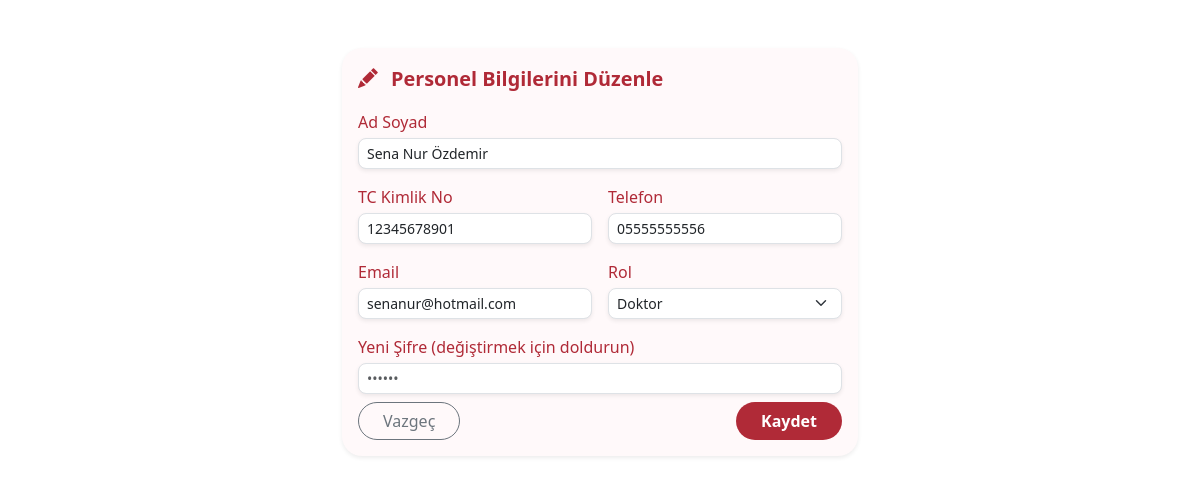
Screenshot of /index.php?page=personelEdit&id=2 (signed in) with the database file from the repository.
### tables this page shows
CREATE TABLE `users` (
  `id` int(11) NOT NULL,
  `full_name` varchar(255) NOT NULL,
  `tc_no` char(11) NOT NULL,
  `email` varchar(100) NOT NULL,
  `phone` varchar(15) NOT NULL,
  `password` varchar(255) NOT NULL,
  `role` enum('admin','sekreter','doktor','hasta') NOT NULL,
  `created_at` timestamp NOT NULL DEFAULT current_timestamp()
);

### controllers/PersonelController.php (called while the page is built, shortened)
<?php
require_once __DIR__ . '/../models/User.php';
class PersonelController
{
    public function personelEdit() {
        $id = $_GET['id'] ?? null;
        $model = new User();
        $personel = $model->getPersonnelById($id);
        require BASE_PATH . '/views/layout.php';
    }
}

### public/index.php (called while the page is built, shortened)
<?php
$page = $_GET['page'] ?? 'login';
route($page);
?>

### config/Database.php (called while the page is built)
<?php
class Database {
    private static $connection = null;
    public static function getConnection() {
        if (self::$connection === null) {
            $host = 'localhost';
            $db = 'dishane_db';
            $user = 'root';
            $pass = '';
            $charset = 'utf8mb4';
            $dsn = "mysql:host=$host;dbname=$db;charset=$charset";
            $options = [
                PDO::ATTR_ERRMODE => PDO::ERRMODE_EXCEPTION,
                PDO::ATTR_DEFAULT_FETCH_MODE => PDO::FETCH_ASSOC,
                PDO::ATTR_EMULATE_PREPARES => false,
            ];
            try {
                self::$connection = new PDO($dsn, $user, $pass, $options);
            } catch (PDOException $e) {
                die("Veritabanı bağlantı hatası: " . $e->getMessage());
            }
        }
        return self::$connection;
    }
}

### models/User.php (called while the page is built, shortened)
<?php
require_once BASE_PATH . '/config/Database.php';
class User {
    private $conn;
    public function __construct() {
        $this->conn = (new Database())->getConnection();
    }
    public function getPersonnelById($id) {
        $sql = "SELECT * FROM users WHERE id = ?";
        $stmt = $this->conn->prepare($sql);
        $stmt->execute([$id]);
        return $stmt->fetch(PDO::FETCH_ASSOC);
    }
}
?>

### views/dashboard/admin/personel-edit.php (the view, shortened to what this page needs)
<div class="container py-4" style="max-width: 540px;">
    <div class="card border-0 shadow-sm" style="background: #fff9fa; border-radius: 20px;">
        <div class="card-body">
            <div class="fw-bold mb-3" style="color:#b02a37; font-size:1.24rem;">
                <i class="bi bi-pencil-fill me-2"></i>
                Personel Bilgilerini Düzenle
            </div>
            <form method="post" action="index.php?page=personelUpdate" class="row g-3">
                <div class="col-12">
                    <label class="form-label mb-1" style="color:#b02a37;">Ad Soyad</label>
                    <input type="text" name="full_name" value="<?= htmlspecialchars($personel['full_name']) ?>"
                        required class="form-control form-control-sm rounded-3 shadow-sm">
                </div>
                <div class="col-6">
                    <label class="form-label mb-1" style="color:#b02a37;">TC Kimlik No</label>
                    <input type="text" name="tc_no" value="<?= htmlspecialchars($personel['tc_no']) ?>"
                        required pattern="^\d{11}$" maxlength="11"
                        class="form-control form-control-sm rounded-3 shadow-sm">
                </div>
                <div class="col-6">
                    <label class="form-label mb-1" style="color:#b02a37;">Telefon</label>
                    <input type="tel" name="phone" value="<?= htmlspecialchars($personel['phone']) ?>"
                        required pattern="^0\d{10}$" maxlength="11"
                        class="form-control form-control-sm rounded-3 shadow-sm">
                </div>
                <div class="col-6">
                    <label class="form-label mb-1" style="color:#b02a37;">Email</label>
                    <input type="email" name="email" value="<?= htmlspecialchars($personel['email']) ?>"
                        required class="form-control form-control-sm rounded-3 shadow-sm">
                </div>
                <div class="col-6">
                    <label class="form-label mb-1" style="color:#b02a37;">Rol</label>
                    <select name="role" class="form-select form-select-sm rounded-3 shadow-sm" required>
                        <option value="doktor" <?= $personel['role'] === 'doktor' ? 'selected' : '' ?>>Doktor</option>
                    </select>
                </div>
                <div class="col-12">
                    <label class="form-label mb-1" style="color:#b02a37;">Yeni Şifre (değiştirmek için doldurun)</label>
                    <input type="password" name="password" minlength="6"
                        class="form-control form-control-sm rounded-3 shadow-sm" placeholder="••••••">
                </div>
                <div class="col-12 d-flex justify-content-between mt-2">
                    <a href="index.php?page=personelList" class="btn btn-outline-secondary px-4 rounded-pill">
                        Vazgeç
                    </a>
                    <button type="submit" class="btn fw-semibold rounded-pill px-4"
                        style="background:#b02a37; color:#fff;">
                        Kaydet
                    </button>
                </div>
            </form>
        </div>
    </div>
</div>
<link rel="stylesheet" href="https://cdn.jsdelivr.net/npm/bootstrap-icons@1.10.5/font/bootstrap-icons.css">

### rows the page displays
users: full_name "Sena Nur Özdemir", tc_no "12345678901", phone "05555555556", email "senanur@hotmail.com", role "Doktor"
